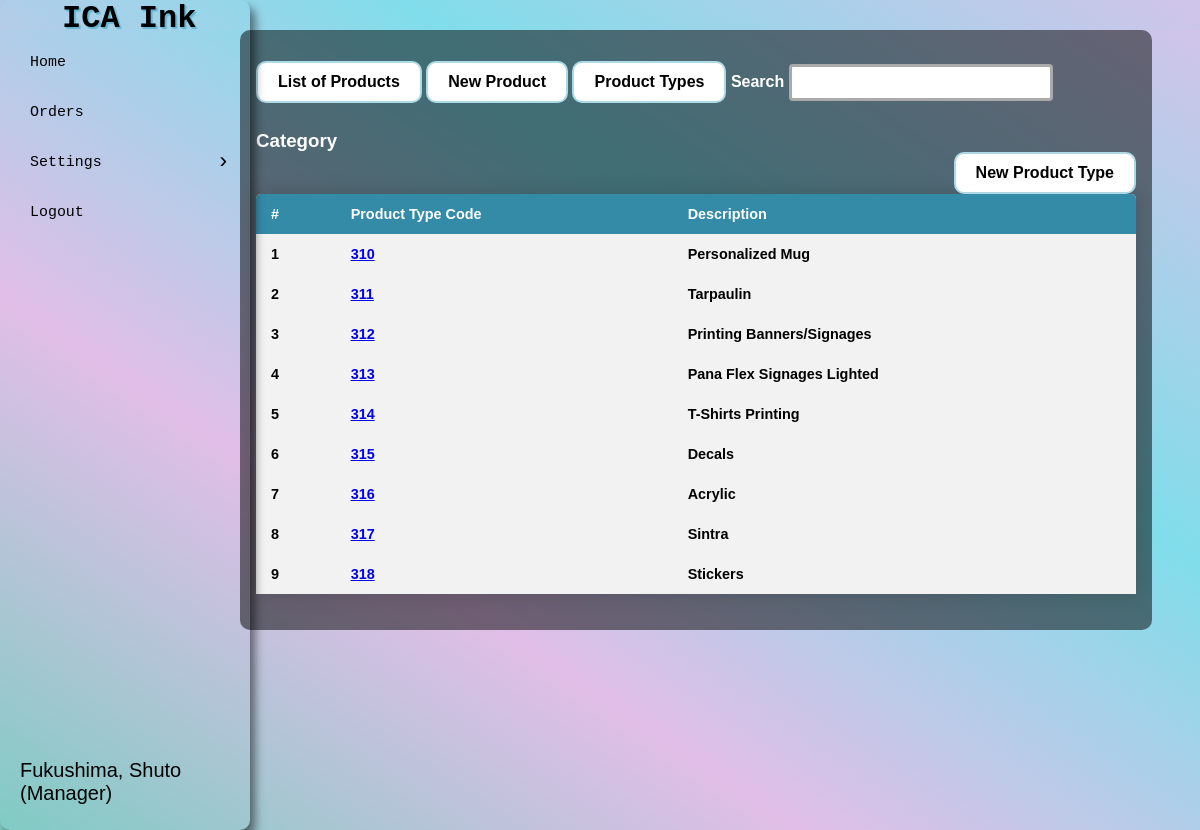
The app's page /index.php?page=settings&subpage=products&action=types (signed in) with its own data.
### tables this page shows
CREATE TABLE `tbl_users` (
	`user_id` INT(8) UNSIGNED NOT NULL AUTO_INCREMENT,
	`user_lastname` VARCHAR(180) NOT NULL DEFAULT '' COLLATE 'utf8mb4_general_ci',
	`user_firstname` VARCHAR(180) NOT NULL DEFAULT '' COLLATE 'utf8mb4_general_ci',
	`user_email` VARCHAR(180) NOT NULL DEFAULT '' COLLATE 'utf8mb4_general_ci',
	`user_password` VARCHAR(180) NOT NULL DEFAULT '' COLLATE 'utf8mb4_general_ci',
	`user_date_added` DATE NOT NULL,
	`user_time_added` TIME NOT NULL,
	`user_date_updated` DATE NOT NULL,
	`user_time_updated` TIME NOT NULL,
	`user_status` INT(1) NOT NULL DEFAULT '0',
	`user_token` VARCHAR(255) NOT NULL DEFAULT '' COLLATE 'utf8mb4_general_ci',
	`user_access` VARCHAR(255) NOT NULL DEFAULT '' COLLATE 'utf8mb4_general_ci',
	PRIMARY KEY (`user_id`) USING BTREE
)
COLLATE='utf8mb4_general_ci';

CREATE TABLE `tbl_type` (
	`type_id` INT(3) UNSIGNED NOT NULL AUTO_INCREMENT,
	`type_name` VARCHAR(180) NOT NULL DEFAULT '' COLLATE 'utf8mb4_general_ci',
	`type_date_added` DATE NOT NULL,
	`type_time_added` TIME NOT NULL,
	`type_date_updated` DATE NOT NULL,
	`type_time_updated` TIME NOT NULL,
	`type_status` INT(1) NOT NULL DEFAULT '0',
	PRIMARY KEY (`type_id`) USING BTREE
)
COLLATE='utf8mb4_general_ci';

### classes/class.user.php (called while the page is built, shortened)
<?php
class User{
	private $DB_SERVER='localhost';
	private $DB_USERNAME='root';
	private $DB_PASSWORD='';
	private $DB_DATABASE='icaink_db';
	private $conn;
	public function __construct(){
		$this->conn = new PDO("mysql:host=".$this->DB_SERVER.";dbname=".$this->DB_DATABASE,$this->DB_USERNAME,$this->DB_PASSWORD);
	}
	function get_user_id($email){
		$sql="SELECT user_id FROM tbl_users WHERE user_email = :email";
		$q = $this->conn->prepare($sql);
		$q->execute(['email' => $email]);
		$user_id = $q->fetchColumn();
		return $user_id;
	}
	function get_user_firstname($id){
		$sql="SELECT user_firstname FROM tbl_users WHERE user_id = :id";
		$q = $this->conn->prepare($sql);
		$q->execute(['id' => $id]);
		$user_firstname = $q->fetchColumn();
		return $user_firstname;
	}
	function get_user_lastname($id){
		$sql="SELECT user_lastname FROM tbl_users WHERE user_id = :id";
		$q = $this->conn->prepare($sql);
		$q->execute(['id' => $id]);
		$user_lastname = $q->fetchColumn();
		return $user_lastname;
	}
	function get_user_access($id){
		$sql="SELECT user_access FROM tbl_users WHERE user_id = :id";
		$q = $this->conn->prepare($sql);
		$q->execute(['id' => $id]);
		$user_access = $q->fetchColumn();
		return $user_access;
	}
}

### classes/class.product.php (called while the page is built, shortened)
<?php
class Product{
	private $DB_SERVER='localhost';
	private $DB_USERNAME='root';
	private $DB_PASSWORD='';
	private $DB_DATABASE='icaink_db';
	private $conn;
	public function __construct(){
		$this->conn = new PDO("mysql:host=".$this->DB_SERVER.";dbname=".$this->DB_DATABASE,$this->DB_USERNAME,$this->DB_PASSWORD);
	}
	public function list_product_type(){
		$sql="SELECT * FROM tbl_type";
		$q = $this->conn->query($sql) or die("failed!");
		while($r = $q->fetch(PDO::FETCH_ASSOC)){
		$data[]=$r;
		}
		if(empty($data)){
		   return false;
		}else{
			return $data;
		}
	}
}

### products-module/list-product-types.php (the view, shortened to what this page needs)
<h3>Category</h3>
<div class="btn-box">
<a class="btn-jsactive" onclick="document.getElementById('id01').style.display='block'">New Product Type</a>
</div>
                <table id="data-list">
                <tr>
                    <th>#</th>
                    <th>Product Type Code</th>
                    <th>Description</th>
                </tr>
            <?php
            $count = 1;
            if($product->list_product_type() != false){
            foreach($product->list_product_type() as $value){
            extract($value);
            ?>
                <tr>
                    <td><?php echo $count;?></td>
                    <td><a href="index.php?page=settings&subpage=products&action=profile&id=<?php echo $type_id;?>"><?php echo $type_id;?></a></td>
                    <td><?php echo $type_name;?></td>
                </tr>
                <tr>
            <?php
            $count++;
            }
            }else{
            echo "No Record Found.";
            }
            ?>
                </table>
</div>

### index.php (shortened to what this page needs)
<?php
include_once 'classes/class.user.php';
include_once 'classes/class.product.php';
$page = (isset($_GET['page']) && $_GET['page'] != '') ? $_GET['page'] : '';
$user = new User();
$product = new Product();
$user_id = $user->get_user_id($_SESSION['user_email']);
?>
<!DOCTYPE html>
<html>
<head>
    <link rel="stylesheet" href="css/style.css?<?php echo time(); ?>">
</head>
<body>
    <div id="navbar">
        <h1>ICA Ink</h1>
        <ul>
            <li><a href="index.php">Home</a></li>
            <li><a href="index.php?page=orders">Orders</a></li>
            <li class="dropdown">
                <a href="#">Settings<span>&rsaquo;</span></a>
            </li>
            <li><a href="#" onclick="logout()">Logout</a></li>
        </ul>
        <span class="loginprof"><?php echo $user->get_user_lastname($user_id) . ', ' . $user->get_user_firstname($user_id) . "<br>" . "(" .$user->get_user_access($user_id) . ")"; ?>&nbsp;&nbsp; &nbsp;&nbsp; &nbsp;&nbsp;</span>
    </div>
    <div id="contents">
        <?php
        switch ($page) {
            case 'settings':
                require_once 'settings-module/index.php';
                break;
        }
        ?>
</body>
</html>

### css/style.css (style rules this page uses)
* { margin:0; padding:0; }
html, body { height: 100%; background: linear-gradient(to top right, #80cbc4, #e1bee7, #80ddea, #d1c4e9); }
#navbar { width: 250px; position: absolute; top: 0; bottom: 0; background: rgba (0, 0, 0, 0.1); border-radius: 10px; box-shadow: 5px 7px 10px rgba(0,0,0,0.5); }
#navbar h1 { color: black; margin-left: 62px; font-family: "Monaco", monospace; text-shadow: 1px 1px 1px #67B7D1, 2px 2px 1px #67B7D1; }
#navbar ul { position: relative; list-style-type: none; }
#navbar ul li a { display: flex; align-items: center; font-family: monospace; font-size: 1.15em; text-decoration: none; text-transform: capitalize; color: #000; padding: 10px 30px; height: 50px; transition: .5s ease; }
#navbar ul span { position: absolute; right: 20px; font-size: 1.5em; }
#navbar ul .dropdown { position: relative; }
#navbar .loginprof { font-family: "verdana", sans-serif; color: black; font-size: 20px; position: absolute; bottom: 3%; margin-left: 20px; }
#data-list { border-collapse: collapse; margin: 25px 0; font-size: 0.9em; width: 100%; border-radius: 5px 5px 0 0; overflow: hidden; box-shadow: 0 0 20px rgba(0, 0, 0, 0.15); }
#data-list td, #data-list th { padding: 12px 15px; }
#data-list tr { background-color: #f2f2f2; font-weight: bold; }
#data-list th { padding-top: 12px; padding-bottom: 12px; text-align: left; background-color: #338BA8; color: white; }
#subcontent h3 { margin-top: 10px; color: white; font-family: sans-serif; }
* { box-sizing: border-box }
.btn-jsactive { background-color: white; color: black; border: 2px solid #ADD8E6; padding: 10px 20px; text-align: center; text-decoration: none; display: inline-block; border-radius: 10px; font-weight: 700; cursor:pointer; float:right; }

### records on screen
tbl_users: $user->get_user_lastname($user_id) "Fukushima", $user->get_user_firstname($user_id) "Shuto", $user->get_user_access($user_id) "Manager"
tbl_type: type_id "310", type_name "Personalized Mug"
tbl_type: type_id "311", type_name "Tarpaulin"
tbl_type: type_id "312", type_name "Printing Banners/Signages"
tbl_type: type_id "313", type_name "Pana Flex Signages Lighted"
tbl_type: type_id "314", type_name "T-Shirts Printing"
tbl_type: type_id "315", type_name "Decals"
tbl_type: type_id "316", type_name "Acrylic"
tbl_type: type_id "317", type_name "Sintra"
tbl_type: type_id "318", type_name "Stickers"
